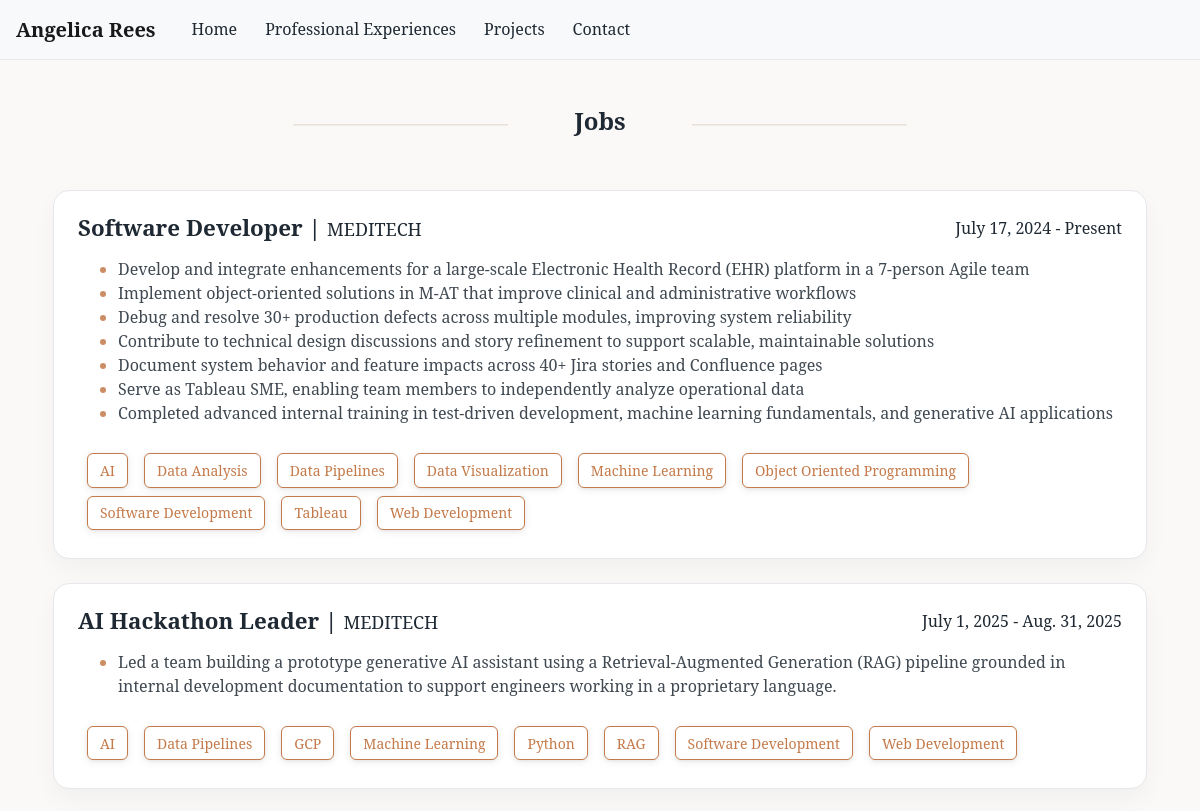
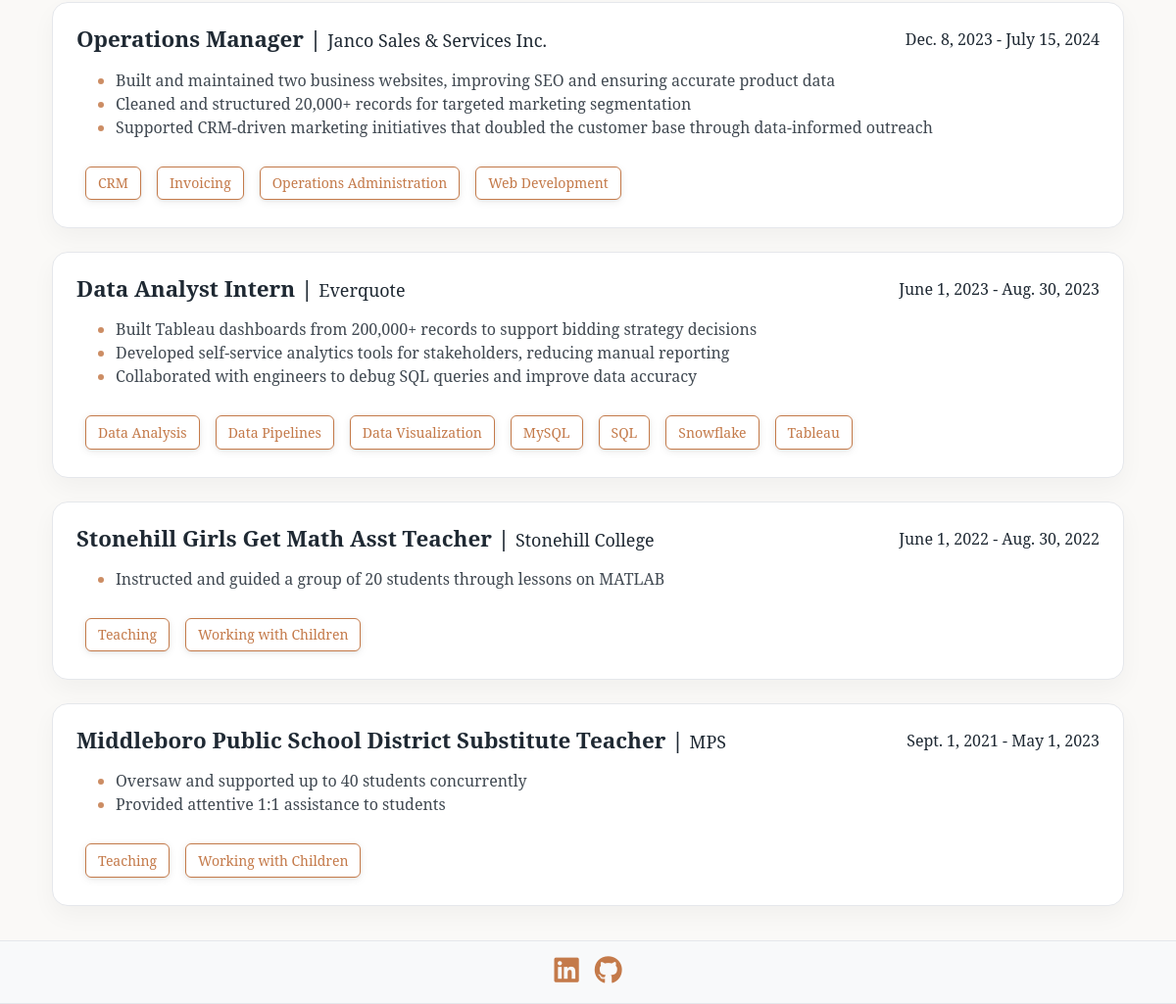
Screenshot of /jobs/ with the database file from the repository (2 pictures, top to bottom).
### core/models.py (models this page shows, shortened)
class Job(models.Model):
    title = models.CharField(max_length=200)
    company = models.CharField(max_length=200, null=True)
    date_started = models.DateField(null=False)
    date_ended = models.DateField(null=True, blank=True)
    id = models.UUIDField(default=uuid.uuid4, unique=True, primary_key=True)
    current = models.BooleanField(default=False)
    class Meta:
        ordering = ['-current', '-date_started']

class DescriptionItem(models.Model):
    title = models.CharField()
    job = models.ForeignKey(Job, on_delete=models.CASCADE)
    id = models.UUIDField(default=uuid.uuid4, unique=True, primary_key=True)

class SkillItem(models.Model):
    title = models.CharField()
    jobs = models.ManyToManyField(
        Job,
        related_name="skills",
        blank=True
    )
    projects = models.ManyToManyField(
        Project,
        related_name="skills",
        blank=True,
    )
    id = models.UUIDField(default=uuid.uuid4, unique=True, primary_key=True)

### core/views.py (the view)
# urls.py: path("jobs/", views.jobs, name="jobs"),
def jobs(request):
    items = Job.objects.all()
    return render(request, "jobs.html", {"jobs": items})

### core/templates/jobs.html (shortened to what this page needs)
{% extends "base.html" %} {% block content %}
{% load static %}
<div class="row py-3 px-3 text-center justify-content-center">
    <hr class="col-2 soft-divider">
    <div class="col-2 align-self-center">
        <h4>Jobs</h4>
    </div>
    <hr class="col-2 soft-divider">
</div>
{% for job in jobs %}
<div class="card job-card p-4 mx-2 justify-content-between"
    data-tags="{% for skill in job.skills.all %}{{ skill.title|slugify }} {% endfor %}">
    <div class="row">
        <h3 class="card-title col">{{ job.title }} | <small>{{ job.company }}</small></h3>
        <p class="col-4 text-right">{{ job.date_started }} - {{ job.date_ended|default:"Present" }}</p>
    </div>
    <ul class="card-text flex-fill">
        {% for item in job.descriptionitem_set.all %}
        <li>
            {{ item.title }}
        </li>
        {% endfor %}
    </ul>
    <div class="row px-3 flex-wrap">
        {% for skill in job.skills.all|dictsort:"title" %}
        <button class="tech-pill tag-pill btn btn-sm" type="button" data-tag="{{ skill.title|slugify }}">
            {{ skill.title }}
        </button>
        {% endfor %}
    </div>
</div>
{% endfor %}
{% endblock %}

### core/static/styles.css (style rules this page uses)
* { font-family: "Georgia","serif" }
:root { --bg-main: #faf9f7; --bg-card: #ffffff; --text-main: #1f2933; --text-muted: #6b7280; --accent: #c47a4a; --accent-hover: #b46a3b; --border-soft: #e5e7eb; --border-accent: #e5d4c7; }
body { background-color: var(--bg-main); color: var(--text-main); line-height: 1.65; }
li::marker { color: var(--accent); }
h1, h2, h3, h4, h5 { font-weight: 600; color: var(--text-main); }
p { color: var(--text-main); }
.card { background-color: var(--bg-card); border: 1px solid var(--border-soft); border-radius: 16px; transition: transform 0.3s ease, box-shadow 0.3s ease; box-shadow: 0 10px 25px rgba(0, 0, 0, 0.04); }
.card + .card { margin-top: 1.5rem; }
.card-title { font-weight: 600; }
.card-title { font-weight: 700; font-size: 1.4rem; margin-bottom: 0.75rem; }
.card-text { opacity: 0.85; line-height: 1.5; margin-bottom: 1.5rem; }
.btn { background-color: var(--bg-card); border: none; border-radius: 0.375rem; font-weight: 500; padding: 12px 28px; box-shadow: 0 2px 8px rgba(0, 0, 0, 0.08), 0 1px 3px rgba(0, 0, 0, 0.06); transition: transform 0.2s ease, box-shadow 0.2s ease; }
.soft-divider { height: 1px; background-color: var(--border-accent); margin: 3rem 0; opacity: 0.4; }
.job-card { transition: opacity 0.25s ease, transform 0.25s ease; }
.tag-pill { display: inline-flex; align-items: center; justify-content: center; padding: 0.35rem 0.75rem; margin: 0.25rem 0.5rem; border-radius: 0.375rem; font-weight: 500; font-size: 0.875rem; border: 1px solid var(--accent); color: var(--accent); background-color: #ffffff; cursor: pointer; transition: transform 0.2s ease-in-out; flex-shrink: 0; white-space: nowrap; }

### rows the page displays
Job: title "Software Developer", company "MEDITECH", date_started "July 17, 2024", date_ended "Present"
DescriptionItem: title "Develop and integrate enhancements for a large-scale Electronic Health Record (EHR) platform in a 7-person Agile team"
DescriptionItem: title "Implement object-oriented solutions in M-AT that improve clinical and administrative workflows"
DescriptionItem: title "Debug and resolve 30+ production defects across multiple modules, improving system reliability"
DescriptionItem: title "Contribute to technical design discussions and story refinement to support scalable, maintainable solutions"
DescriptionItem: title "Document system behavior and feature impacts across 40+ Jira stories and Confluence pages"
DescriptionItem: title "Serve as Tableau SME, enabling team members to independently analyze operational data"
DescriptionItem: title "Completed advanced internal training in test-driven development, machine learning fundamentals, and generative AI applications"
SkillItem: title "AI"
SkillItem: title "Data Analysis"
SkillItem: title "Data Pipelines"
SkillItem: title "Data Visualization"
SkillItem: title "Machine Learning"
SkillItem: title "Object Oriented Programming"
SkillItem: title "Software Development"
SkillItem: title "Tableau"
SkillItem: title "Web Development"
Job: title "AI Hackathon Leader", company "MEDITECH", date_started "July 1, 2025", date_ended "Aug. 31, 2025"
DescriptionItem: title "Led a team building a prototype generative AI assistant using a Retrieval-Augmented Generation (RAG) pipeline grounded in internal development documentation to support engineers working in a proprietary language."
SkillItem: title "GCP"
SkillItem: title "Python"
SkillItem: title "RAG"
Job: title "Operations Manager", company "Janco Sales & Services Inc.", date_started "Dec. 8, 2023", date_ended "July 15, 2024"
DescriptionItem: title "Built and maintained two business websites, improving SEO and ensuring accurate product data"
DescriptionItem: title "Cleaned and structured 20,000+ records for targeted marketing segmentation"
DescriptionItem: title "Supported CRM-driven marketing initiatives that doubled the customer base through data-informed outreach"
SkillItem: title "CRM"
SkillItem: title "Invoicing"
SkillItem: title "Operations Administration"
Job: title "Data Analyst Intern", company "Everquote", date_started "June 1, 2023", date_ended "Aug. 30, 2023"
DescriptionItem: title "Built Tableau dashboards from 200,000+ records to support bidding strategy decisions"
DescriptionItem: title "Developed self-service analytics tools for stakeholders, reducing manual reporting"
DescriptionItem: title "Collaborated with engineers to debug SQL queries and improve data accuracy"
SkillItem: title "MySQL"
SkillItem: title "SQL"
SkillItem: title "Snowflake"
Job: title "Stonehill Girls Get Math Asst Teacher", company "Stonehill College", date_started "June 1, 2022", date_ended "Aug. 30, 2022"
DescriptionItem: title "Instructed and guided a group of 20 students through lessons on MATLAB"
SkillItem: title "Teaching"
SkillItem: title "Working with Children"
Job: title "Middleboro Public School District Substitute Teacher", company "MPS", date_started "Sept. 1, 2021", date_ended "May 1, 2023"
DescriptionItem: title "Oversaw and supported up to 40 students concurrently"
DescriptionItem: title "Provided attentive 1:1 assistance to students"
